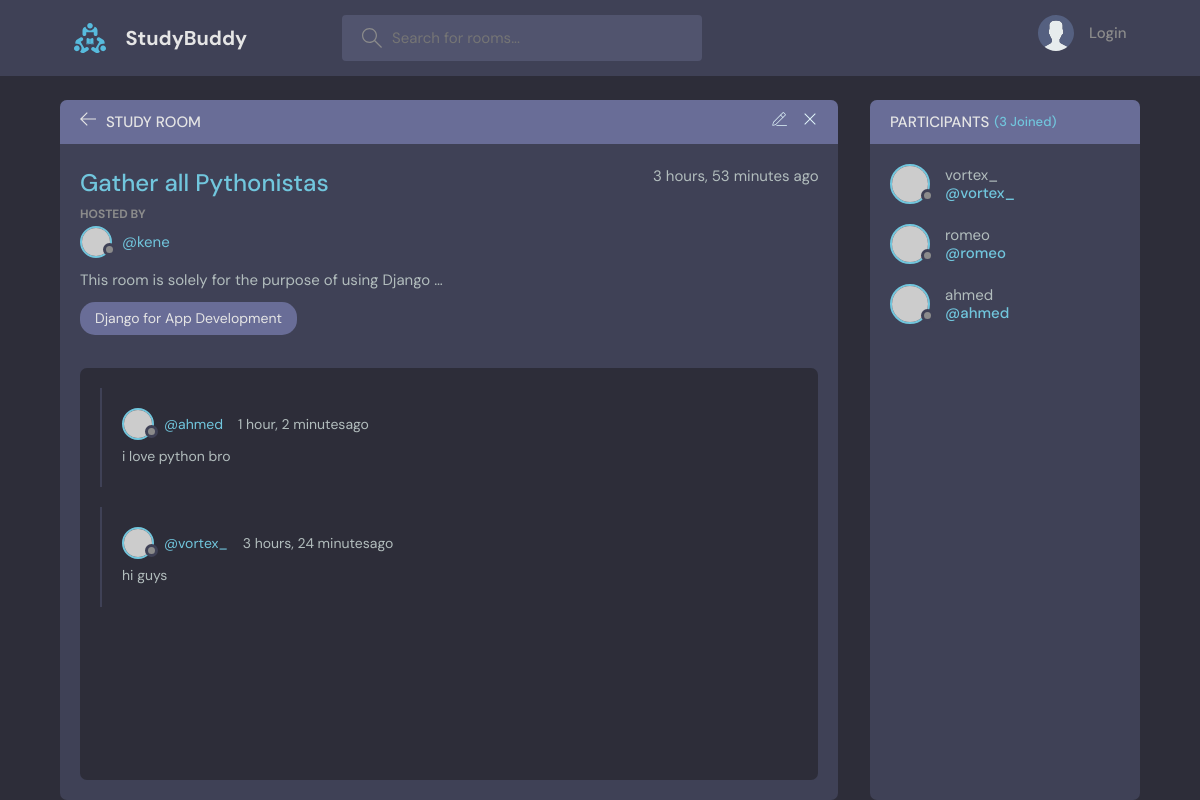
The page /room/24/ on the database its author committed.
### baseapp/models.py (models this page shows, shortened)
class Room(models.Model):
    host = models.ForeignKey(User, on_delete=models.SET_NULL, null=True)
    topic = models.ForeignKey(Topic, on_delete=models.SET_NULL, null=True)
    name = models.CharField(max_length=200)
    description = models.TextField(null=True, blank=True)
    created = models.DateTimeField(auto_now_add=True)
    updated = models.DateTimeField(auto_now=True)
    participants = models.ManyToManyField(User, related_name='participants', blank=True)
    class Meta:
        ordering = ['-updated', '-created']

class Topic(models.Model):
    name = models.CharField(max_length=300)

class Message(models.Model):
    user = models.ForeignKey(User, on_delete=models.CASCADE)
    room = models.ForeignKey(Room, on_delete=models.CASCADE)
    body = models.TextField()
    created = models.DateTimeField(auto_now_add=True)
    updated = models.DateTimeField(auto_now=True)
    class Meta:
        ordering = ['-updated', '-created']

### baseapp/views.py (the view, shortened to what this page needs)
# urls.py: path("room/<str:pk>/", views.room, name="room"),
def room(request, pk):
    room = Room.objects.get(id=pk)
    room_messages = room.message_set.all().order_by('-created')
    participants = room.participants.all()
    context = {'room' : room, 'room_messages': room_messages, 'participants': participants}
    return render(request, 'baseapp/room.html', context)

### baseapp/templates/baseapp/room.html (shortened to what this page needs)
{% extends 'main.html'%}
{%block content %}
    <main class="profile-page layout layout--2">
      <div class="container">
        <div class="room">
          <div class="room__top">
            <div class="room__topLeft">
              <a href="{%url 'home' %}">
                <svg version="1.1" xmlns="http://www.w3.org/2000/svg" width="32" height="32" viewBox="0 0 32 32">
                  <title>arrow-left</title>
                  <path
                    d="M13.723 2.286l-13.723 13.714 13.719 13.714 1.616-1.611-10.96-10.96h27.625v-2.286h-27.625l10.965-10.965-1.616-1.607z"
                  ></path>
                </svg>
              </a>
              <h3>Study Room</h3>
            </div>
            <div class="room__topRight">
              <a href="{%url 'update-room' room.id %}">
              </a>
              <a href="{%url 'delete-room' room.id%}">
                <svg version="1.1" xmlns="http://www.w3.org/2000/svg" width="32" height="32" viewBox="0 0 32 32">
                  <title>remove</title>
                  <path
                    d="M27.314 6.019l-1.333-1.333-9.98 9.981-9.981-9.981-1.333 1.333 9.981 9.981-9.981 9.98 1.333 1.333 9.981-9.98 9.98 9.98 1.333-1.333-9.98-9.98 9.98-9.981z"
                  ></path>
                </svg>
              </a>
            </div>
          </div>
          <div class="room__box scroll">
            <div class="room__header scroll">
              <div class="room__info">
                <h3>{{room.name}}</h3>
                <span>{{room.created | timesince }} ago</span>
              </div>
              <div class="room__hosted">
                <p>Hosted By</p>
                <a href="{%url 'user-profile' room.host.id %}" class="room__author">
                  <div class="avatar avatar--small">
                    <img src="https://randomuser.me/api/portraits/men/37.jpg" />
                  </div>
                  <span>@{{room.host.username}}</span>
                </a>
              </div>
              <div class="room__details">
                {{room.description | truncatewords:"10" }}
              </div>
              <span class="room__topics">{{room.topic.name}}</span>
            </div>
            <div class="room__conversation">
              <div class="threads scroll">
                {% for msg in room_messages%}
                <div class="thread">
                  <div class="thread__top">
                    <div class="thread__author">
                      <a href="#" class="thread__authorInfo">
                        <div class="avatar avatar--small">
                          <img src="https://randomuser.me/api/portraits/men/37.jpg" />
                        </div>
                        <span>@{{msg.user.username}}</span>
                      </a>
                      <span class="thread__date">{{msg.created | timesince }}ago</span>
                    </div>
                  </div>
                  <div class="thread__details">
                    {{msg.body}}
                  </div>
                </div>
                {%endfor%}
              </div>
            </div>
          </div>
        </div>
        <div class="participants">
          <h3 class="participants__top">Participants <span>({{room.participants.all.count}} Joined)</span></h3>
          <div class="participants__list scroll">
            {%for participant in participants%}
            <a href="{%url 'user-profile' participant.id %}" class="participant">
              <div class="avatar avatar--medium">
                <img src="https://randomuser.me/api/portraits/men/37.jpg" />
              </div>
              <p>
                {{participant.username}}
                <span>@{{participant.username}}</span>
              </p>
            </a>
            {% endfor %}
          </div>
        </div>
      </div>
    </main>
{%endblock content%}

### rows shown on the page
Room: name "Gather all Pythonistas", created "3 hours, 53 minutes", host.username "kene", description "This room is solely for the purpose of using Django …", topic.name "Django for App Development", participants.all.count "3"
Message: user.username "ahmed", created "1 hour, 2 minutes", body "i love python bro"
Message: user.username "vortex_", created "3 hours, 24 minutes", body "hi guys"

### other values the page prints
{{ participant.username }} "vortex_"
{{ participant.username }} "romeo"
{{ participant.username }} "ahmed"
